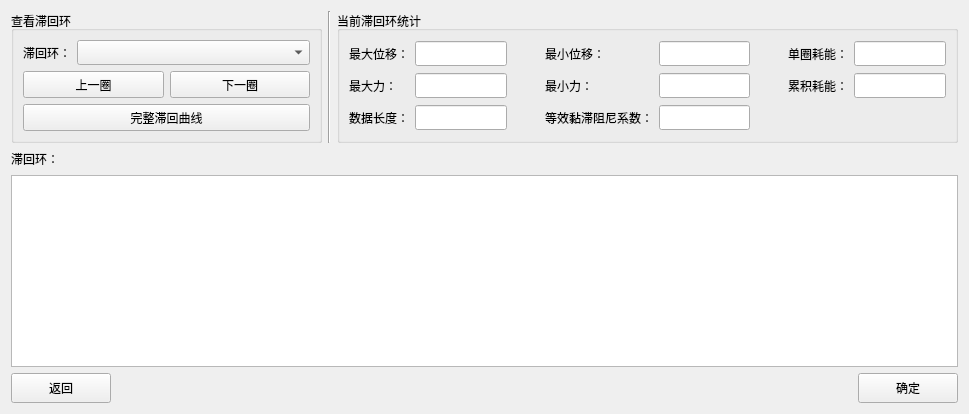
      <widget class="QWidget" name="tab7">
       <attribute name="title">
        <string>查看各圈滞回环</string>
       </attribute>
       <layout class="QVBoxLayout" name="verticalLayout_28" stretch="0,1,0">
        <item>
         <layout class="QHBoxLayout" name="horizontalLayout_31" stretch="1,0,2">
          <item>
           <widget class="QGroupBox" name="groupBox_12">
            <property name="title">
             <string>查看滞回环</string>
            </property>
            <layout class="QGridLayout" name="gridLayout_7">
             <item row="0" column="0" colspan="2">
              <layout class="QHBoxLayout" name="horizontalLayout_30" stretch="0,2">
               <item>
                <widget class="QLabel" name="label_44">
                 <property name="text">
                  <string>滞回环：</string>
                 </property>
                 <property name="alignment">
                  <set>Qt::AlignRight|Qt::AlignTrailing|Qt::AlignVCenter</set>
                 </property>
                </widget>
               </item>
               <item>
                <widget class="QComboBox" name="comboBox">
                 <property name="minimumSize">
                  <size>
                   <width>100</width>
                   <height>25</height>
                  </size>
                 </property>
                </widget>
               </item>
              </layout>
             </item>
             <item row="1" column="0">
              <widget class="QPushButton" name="pushButton_7">
               <property name="minimumSize">
                <size>
                 <width>120</width>
                 <height>27</height>
                </size>
               </property>
               <property name="text">
                <string>上一圈</string>
               </property>
              </widget>
             </item>
             <item row="1" column="1">
              <widget class="QPushButton" name="pushButton_27">
               <property name="minimumSize">
                <size>
                 <width>120</width>
                 <height>27</height>
                </size>
               </property>
               <property name="text">
                <string>下一圈</string>
               </property>
              </widget>
             </item>
             <item row="2" column="0" colspan="2">
              <widget class="QPushButton" name="pushButton_28">
               <property name="minimumSize">
                <size>
                 <width>120</width>
                 <height>27</height>
                </size>
               </property>
               <property name="text">
                <string>完整滞回曲线</string>
               </property>
              </widget>
             </item>
            </layout>
           </widget>
          </item>
          <item>
           <widget class="Line" name="line_3">
            <property name="orientation">
             <enum>Qt::Vertical</enum>
            </property>
           </widget>
          </item>
          <item>
           <widget class="QGroupBox" name="groupBox_13">
            <property name="title">
             <string>当前滞回环统计</string>
            </property>
            <layout class="QGridLayout" name="gridLayout_6" columnminimumwidth="0,0,1,0,0,1,0,0">
             <item row="0" column="0">
              <widget class="QLabel" name="label_45">
               <property name="minimumSize">
                <size>
                 <width>0</width>
                 <height>0</height>
                </size>
               </property>
               <property name="maximumSize">
                <size>
                 <width>100</width>
                 <height>16777215</height>
                </size>
               </property>
               <property name="text">
                <string>最大位移：</string>
               </property>
              </widget>
             </item>
             <item row="0" column="1">
              <widget class="QLineEdit" name="lineEdit_19">
               <property name="minimumSize">
                <size>
                 <width>0</width>
                 <height>25</height>
                </size>
               </property>
               <property name="maximumSize">
                <size>
                 <width>100</width>
                 <height>25</height>
                </size>
               </property>
               <property name="readOnly">
                <bool>true</bool>
               </property>
              </widget>
             </item>
             <item row="0" column="2">
              <spacer name="horizontalSpacer_39">
               <property name="orientation">
                <enum>Qt::Horizontal</enum>
               </property>
               <property name="sizeHint" stdset="0">
                <size>
                 <width>40</width>
                 <height>20</height>
                </size>
               </property>
              </spacer>
             </item>
             <item row="0" column="3">
              <widget class="QLabel" name="label_46">
               <property name="minimumSize">
                <size>
                 <width>0</width>
                 <height>0</height>
                </size>
               </property>
               <property name="maximumSize">
                <size>
                 <width>16777215</width>
                 <height>16777215</height>
                </size>
               </property>
               <property name="text">
                <string>最小位移：</string>
               </property>
              </widget>
             </item>
             <item row="0" column="4">
              <widget class="QLineEdit" name="lineEdit_20">
               <property name="minimumSize">
                <size>
                 <width>0</width>
                 <height>25</height>
                </size>
               </property>
               <property name="maximumSize">
                <size>
                 <width>100</width>
                 <height>25</height>
                </size>
               </property>
               <property name="readOnly">
                <bool>true</bool>
               </property>
              </widget>
             </item>
             <item row="0" column="5">
              <spacer name="horizontalSpacer_37">
               <property name="orientation">
                <enum>Qt::Horizontal</enum>
               </property>
               <property name="sizeHint" stdset="0">
                <size>
                 <width>40</width>
                 <height>17</height>
                </size>
               </property>
              </spacer>
             </item>
             <item row="0" column="6">
              <widget class="QLabel" name="label_51">
               <property name="text">
                <string>单圈耗能：</string>
               </property>
              </widget>
             </item>
             <item row="0" column="7">
              <widget class="QLineEdit" name="lineEdit_24">
               <property name="minimumSize">
                <size>
                 <width>0</width>
                 <height>25</height>
                </size>
               </property>
               <property name="maximumSize">
                <size>
                 <width>100</width>
                 <height>25</height>
                </size>
               </property>
               <property name="readOnly">
                <bool>true</bool>
               </property>
              </widget>
             </item>
             <item row="1" column="0">
              <widget class="QLabel" name="label_47">
               <property name="minimumSize">
                <size>
                 <width>0</width>
                 <height>0</height>
                </size>
               </property>
               <property name="maximumSize">
                <size>
                 <width>90</width>
                 <height>16777215</height>
                </size>
               </property>
               <property name="text">
                <string>最大力：</string>
               </property>
              </widget>
             </item>
             <item row="1" column="1">
              <widget class="QLineEdit" name="lineEdit_21">
               <property name="minimumSize">
                <size>
                 <width>0</width>
                 <height>25</height>
                </size>
               </property>
               <property name="maximumSize">
                <size>
                 <width>100</width>
                 <height>25</height>
                </size>
               </property>
               <property name="readOnly">
                <bool>true</bool>
               </property>
              </widget>
             </item>
             <item row="1" column="2">
              <spacer name="horizontalSpacer_40">
               <property name="orientation">
                <enum>Qt::Horizontal</enum>
               </property>
               <property name="sizeHint" stdset="0">
                <size>
                 <width>40</width>
                 <height>20</height>
                </size>
               </property>
              </spacer>
             </item>
             <item row="1" column="3">
              <widget class="QLabel" name="label_48">
               <property name="minimumSize">
                <size>
                 <width>0</width>
                 <height>0</height>
                </size>
               </property>
               <property name="maximumSize">
                <size>
                 <width>16777215</width>
                 <height>16777215</height>
                </size>
               </property>
               <property name="text">
                <string>最小力：</string>
               </property>
              </widget>
             </item>
             <item row="1" column="4">
              <widget class="QLineEdit" name="lineEdit_22">
               <property name="minimumSize">
                <size>
                 <width>0</width>
                 <height>25</height>
                </size>
               </property>
               <property name="maximumSize">
                <size>
                 <width>100</width>
                 <height>25</height>
                </size>
               </property>
               <property name="readOnly">
                <bool>true</bool>
               </property>
              </widget>
             </item>
             <item row="1" column="5">
              <spacer name="horizontalSpacer_43">
               <property name="orientation">
                <enum>Qt::Horizontal</enum>
               </property>
               <property name="sizeHint" stdset="0">
                <size>
                 <width>40</width>
                 <height>20</height>
                </size>
               </property>
              </spacer>
             </item>
             <item row="1" column="6">
              <widget class="QLabel" name="label_52">
               <property name="text">
                <string>累积耗能：</string>
               </property>
              </widget>
             </item>
             <item row="1" column="7">
              <widget class="QLineEdit" name="lineEdit_25">
               <property name="minimumSize">
                <size>
                 <width>0</width>
                 <height>25</height>
                </size>
               </property>
               <property name="maximumSize">
                <size>
                 <width>100</width>
                 <height>25</height>
                </size>
               </property>
               <property name="readOnly">
                <bool>true</bool>
               </property>
              </widget>
             </item>
             <item row="2" column="0">
              <widget class="QLabel" name="label_49">
               <property name="minimumSize">
                <size>
                 <width>0</width>
                 <height>0</height>
                </size>
               </property>
               <property name="maximumSize">
                <size>
                 <width>100</width>
                 <height>16777215</height>
                </size>
               </property>
               <property name="text">
                <string>数据长度：</string>
               </property>
              </widget>
             </item>
             <item row="2" column="1">
              <widget class="QLineEdit" name="lineEdit_23">
               <property name="minimumSize">
                <size>
                 <width>0</width>
                 <height>25</height>
                </size>
               </property>
               <property name="maximumSize">
                <size>
                 <width>100</width>
                 <height>25</height>
                </size>
               </property>
               <property name="readOnly">
                <bool>true</bool>
               </property>
              </widget>
             </item>
             <item row="2" column="2">
              <spacer name="horizontalSpacer_42">
               <property name="orientation">
                <enum>Qt::Horizontal</enum>
               </property>
               <property name="sizeHint" stdset="0">
                <size>
                 <width>40</width>
                 <height>20</height>
                </size>
               </property>
              </spacer>
             </item>
             <item row="2" column="3">
              <widget class="QLabel" name="label_53">
               <property name="text">
                <string>等效黏滞阻尼系数：</string>
               </property>
              </widget>
             </item>
             <item row="2" column="4">
              <widget class="QLineEdit" name="lineEdit_26">
               <property name="minimumSize">
                <size>
                 <width>0</width>
                 <height>25</height>
                </size>
               </property>
               <property name="maximumSize">
                <size>
                 <width>100</width>
                 <height>25</height>
                </size>
               </property>
               <property name="readOnly">
                <bool>true</bool>
               </property>
              </widget>
             </item>
            </layout>
           </widget>
          </item>
         </layout>
        </item>
        <item>
         <layout class="QVBoxLayout" name="verticalLayout_27" stretch="0,1">
          <item>
           <layout class="QHBoxLayout" name="horizontalLayout_32">
            <item>
             <widget class="QLabel" name="label_50">
              <property name="text">
               <string>滞回环：</string>
              </property>
             </widget>
            </item>
            <item>
             <spacer name="horizontalSpacer_38">
              <property name="orientation">
               <enum>Qt::Horizontal</enum>
              </property>
              <property name="sizeHint" stdset="0">
               <size>
                <width>40</width>
                <height>20</height>
               </size>
              </property>
             </spacer>
            </item>
            <item>
             <spacer name="horizontalSpacer_41">
              <property name="orientation">
               <enum>Qt::Horizontal</enum>
              </property>
              <property name="sizeHint" stdset="0">
               <size>
                <width>40</width>
                <height>20</height>
               </size>
              </property>
             </spacer>
            </item>
           </layout>
          </item>
          <item>
           <widget class="QGraphicsView" name="graphicsView_12"/>
          </item>
         </layout>
        </item>
        <item>
         <layout class="QHBoxLayout" name="horizontalLayout_29">
          <item>
           <widget class="QPushButton" name="pushButton_25">
            <property name="minimumSize">
             <size>
              <width>100</width>
              <height>30</height>
             </size>
            </property>
            <property name="maximumSize">
             <size>
              <width>100</width>
              <height>30</height>
             </size>
            </property>
            <property name="text">
             <string>返回</string>
            </property>
           </widget>
          </item>
          <item>
           <spacer name="horizontalSpacer_35">
            <property name="orientation">
             <enum>Qt::Horizontal</enum>
            </property>
            <property name="sizeHint" stdset="0">
             <size>
              <width>40</width>
              <height>20</height>
             </size>
            </property>
           </spacer>
          </item>
          <item>
           <widget class="QPushButton" name="pushButton_26">
            <property name="minimumSize">
             <size>
              <width>100</width>
              <height>30</height>
             </size>
            </property>
            <property name="maximumSize">
             <size>
              <width>100</width>
              <height>30</height>
             </size>
            </property>
            <property name="text">
             <string>确定</string>
            </property>
           </widget>
          </item>
         </layout>
        </item>
       </layout>
      </widget>
